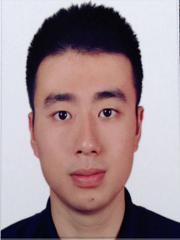
#> input picture Exercise/profile.jpg, 180 x 240 px
$ python add_num.py
#> lines starting #> are read from the running program, lines starting #| are printed output that depends on the picture
#> further down, image is the input picture: PIL image 180x240 RGBA; mean R, G, B, A 162.4, 143.1, 146.4, 255
from PIL import Image, ImageDraw, ImageFont, ImageColor

def add_num(image):
    draw = ImageDraw.Draw(image)
    font = ImageFont.truetype('arial.ttf', size=40)
    filcolor = ImageColor.colormap.get('red')
    width, height = image.size
#> width = 180; height = 240
    draw.text((width - 30, 0), '5', font=font, fill=filcolor)
    image.convert('RGB').save('profile-generated.jpg')
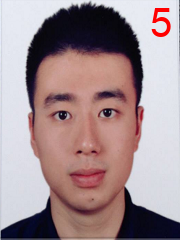
#> saved as profile-generated.jpg: PIL image 180x240 RGB; mean R, G, B 162.5, 141.7, 145


if __name__ == '__main__':
    image = Image.open('profile.jpg')
    add_num(image)
